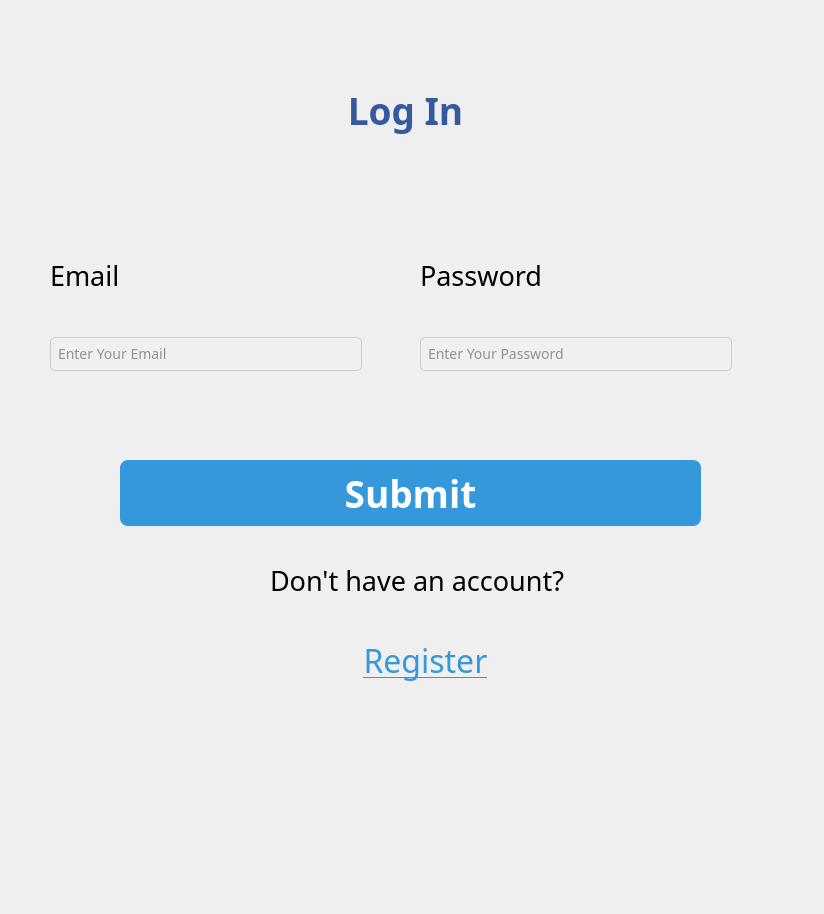
<?xml version="1.0" encoding="UTF-8"?>
<ui version="4.0">
 <class>login</class>
 <widget class="QDialog" name="login">
  <property name="geometry">
   <rect>
    <x>0</x>
    <y>0</y>
    <width>824</width>
    <height>914</height>
   </rect>
  </property>
  <property name="font">
   <font>
    <family>Sylfaen</family>
    <pointsize>28</pointsize>
   </font>
  </property>
  <property name="mouseTracking">
   <bool>true</bool>
  </property>
  <property name="windowTitle">
   <string>Dialog</string>
  </property>
  <property name="styleSheet">
   <string notr="true">QWidget {
    background: qlineargradient(
        x1: 0, y1: 0,
        x2: 1, y2: 1,
        stop: 0 #d5f5e3,
        stop: 1 #d6eaf8
    );
    margin: 0; 
    padding:0;
}
</string>
  </property>
  <widget class="QLabel" name="label_2">
   <property name="geometry">
    <rect>
     <x>210</x>
     <y>60</y>
     <width>391</width>
     <height>101</height>
    </rect>
   </property>
   <property name="styleSheet">
    <string notr="true">font: 35pt &quot;Sylfaen&quot;;</string>
   </property>
   <property name="text">
    <string>&lt;html&gt;&lt;head/&gt;&lt;body&gt;&lt;p align=&quot;center&quot;&gt;&lt;span style=&quot; font-weight:700; color:#34599e;&quot;&gt;Log In&lt;/span&gt;&lt;/p&gt;&lt;/body&gt;&lt;/html&gt;</string>
   </property>
  </widget>
  <widget class="QPushButton" name="Submit">
   <property name="geometry">
    <rect>
     <x>120</x>
     <y>460</y>
     <width>581</width>
     <height>166</height>
    </rect>
   </property>
   <property name="styleSheet">
    <string notr="true">QPushButton {
    background-color: #3498db;
    color: white;
    border-radius: 8px;
    padding: 8px 16px;
    font-weight: bold;
    margin-bottom:100px;
	font: 18pt &quot;NSimSun&quot;;
    min-width: 500px;
    min-height: 50px;
    
}

QPushButton:hover {
    background-color: #2980b9;
}

QPushButton:pressed {
    background-color: #1c5980;
}
</string>
   </property>
   <property name="text">
    <string>Submit</string>
   </property>
   <property name="default">
    <bool>true</bool>
   </property>
  </widget>
  <widget class="QWidget" name="verticalLayoutWidget_2">
   <property name="geometry">
    <rect>
     <x>420</x>
     <y>220</y>
     <width>341</width>
     <height>151</height>
    </rect>
   </property>
   <layout class="QVBoxLayout" name="verticalLayout_2">
    <item>
     <widget class="QLabel" name="label_3">
      <property name="font">
       <font>
        <family>Sylfaen</family>
        <pointsize>20</pointsize>
        <italic>false</italic>
        <bold>false</bold>
       </font>
      </property>
      <property name="styleSheet">
       <string notr="true">font: 20pt &quot;Sylfaen&quot;;
color:black;</string>
      </property>
      <property name="text">
       <string>Password</string>
      </property>
     </widget>
    </item>
    <item>
     <widget class="QLineEdit" name="lineEdit_2">
      <property name="styleSheet">
       <string notr="true">
QLineEdit {
    min-width: 200px;
    max-width: 300px;
    heigth:80px;
    background-color: #f0f0f0;
    border: 1px solid #ccc;
    border-radius: 5px;
    padding: 5px;
    font-size: 14px;
    color: #333;
}

QLineEdit::placeholder {
    color: #888;
}
</string>
      </property>
      <property name="echoMode">
       <enum>QLineEdit::EchoMode::Password</enum>
      </property>
      <property name="placeholderText">
       <string>Enter Your Password</string>
      </property>
     </widget>
    </item>
   </layout>
  </widget>
  <widget class="QWidget" name="verticalLayoutWidget_3">
   <property name="geometry">
    <rect>
     <x>50</x>
     <y>220</y>
     <width>351</width>
     <height>151</height>
    </rect>
   </property>
   <layout class="QVBoxLayout" name="verticalLayout_3">
    <item>
     <widget class="QLabel" name="label_4">
      <property name="font">
       <font>
        <family>Sylfaen</family>
        <pointsize>20</pointsize>
        <italic>false</italic>
        <bold>false</bold>
       </font>
      </property>
      <property name="styleSheet">
       <string notr="true">font: 20pt &quot;Sylfaen&quot;;
color:black;</string>
      </property>
      <property name="text">
       <string>Email</string>
      </property>
     </widget>
    </item>
    <item>
     <widget class="QLineEdit" name="lineEdit">
      <property name="styleSheet">
       <string notr="true">
QLineEdit {
    min-width: 200px;
    max-width: 300px;
    heigth:80px;
    background-color: #f0f0f0;
    border: 1px solid #ccc;
    border-radius: 5px;
    padding: 5px;
    font-size: 14px;
    color: #333;
}

QLineEdit::placeholder {
    color: #888;
}
</string>
      </property>
      <property name="placeholderText">
       <string>Enter Your Email</string>
      </property>
     </widget>
    </item>
   </layout>
  </widget>
  <widget class="QLabel" name="label_5">
   <property name="geometry">
    <rect>
     <x>270</x>
     <y>550</y>
     <width>311</width>
     <height>61</height>
    </rect>
   </property>
   <property name="font">
    <font>
     <family>Sylfaen</family>
     <pointsize>20</pointsize>
     <italic>false</italic>
     <bold>false</bold>
    </font>
   </property>
   <property name="styleSheet">
    <string notr="true">font: 20pt &quot;Sylfaen&quot;;
color:black;</string>
   </property>
   <property name="text">
    <string>Don't have an account?</string>
   </property>
  </widget>
  <widget class="QPushButton" name="login_2">
   <property name="enabled">
    <bool>true</bool>
   </property>
   <property name="geometry">
    <rect>
     <x>340</x>
     <y>630</y>
     <width>171</width>
     <height>61</height>
    </rect>
   </property>
   <property name="font">
    <font>
     <family>Sylfaen</family>
     <pointsize>24</pointsize>
     <italic>false</italic>
     <bold>false</bold>
     <underline>true</underline>
    </font>
   </property>
   <property name="styleSheet">
    <string notr="true">font: 24pt &quot;Sylfaen&quot;;
color:#3498db;
border:0;
text-decoration: underline;</string>
   </property>
   <property name="text">
    <string>Register</string>
   </property>
   <property name="default">
    <bool>false</bool>
   </property>
  </widget>
 </widget>
 <resources/>
 <connections/>
</ui>
